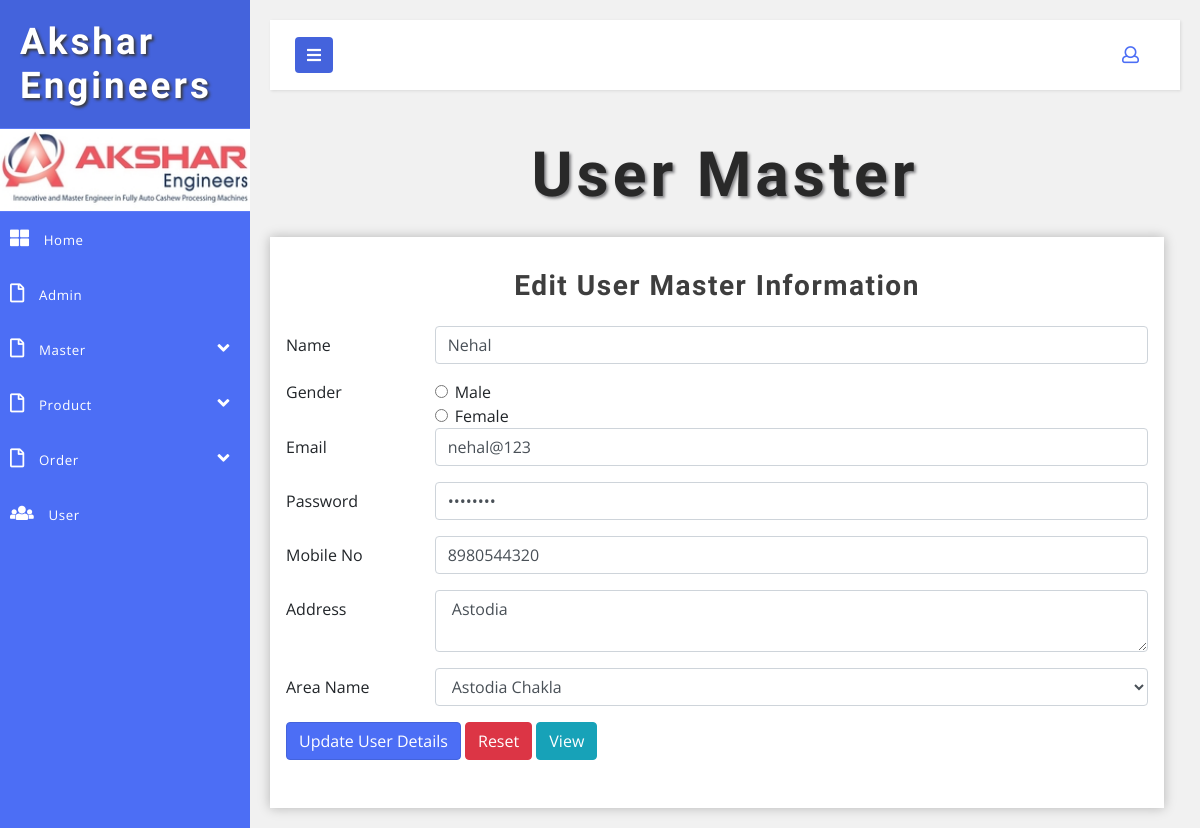
Screenshot of /admin/edit-usermaster.php?editid=1 with the database file from the repository.
### tables this page shows
CREATE TABLE IF NOT EXISTS `tbl_usermaster` (
  `user_id` int(11) NOT NULL,
  `user_name` varchar(30) NOT NULL,
  `user_gender` varchar(10) NOT NULL,
  `user_email` varchar(30) NOT NULL,
  `user_password` varchar(10) NOT NULL,
  `user_mobile` bigint(20) NOT NULL,
  `user_address` varchar(50) NOT NULL,
  `area_id` int(11) NOT NULL
);

### admin/edit-usermaster.php (the view, shortened to what this page needs)
<?php
require './class/atclass.php';
$editid = $_GET['editid'];
$q = mysqli_query($connection, "select * from tbl_usermaster where user_id='{$editid}'") or die(mysqli_error($connection));
$qrow = mysqli_fetch_array($q);
?>
<!DOCTYPE html>
<html lang="en">
    <head>
        <link href="css/bootstrap.css" rel="stylesheet" type="text/css" media="all" />
        <link href="css/style.css" rel="stylesheet" type="text/css" media="all" />
        <link rel="stylesheet" href="css/style4.css">
        <link href="css/fontawesome-all.css" rel="stylesheet">
    </head>
    <body>
        <div class="wrapper">
<?php
include './themepart/sidebar.php';
?>
            <div id="content">
<?php
include './themepart/menubar.php';
?>
                <h2 class="main-title-w3layouts mb-2 text-center"> User Master </h2>
                <section class="forms-section">
                    <div class="container-fluid">
                        <div class="row">
                            <div class="outer-w3-agile col-xl mt-3 mr-xl-3">
                                <h4 class="tittle-w3-agileits mb-4"> Edit User Master Information </h4>
                                <form   method="post" enctype="multipart/form-data">
                                    <div class="form-group row">
                                        <label for="inputPassword3" class="col-sm-2 col-form-label"> Name </label>
                                        <div class="col-sm-10">
                                            <input type="text" class="form-control" id="inputPassword3" name="user_name" value="<?php echo $qrow['user_name'] ?>" placeholder="Enter User Name" required="">
                                        </div>
                                    </div>
                                    <div class="row">
                                        <label class="col-form-label col-sm-2 pt-0"> Gender </label>
                                        <div class="col-sm-10">
                                            <div class="form-check">
                                                <input class="form-check-input"  value="<?php if($qrow['user_gender']=='male') { echo "Selected "; }  ?>"  type="radio" name="user_gender" value="Male">
                                                <label class="form-check-label"  value="<?php echo $qrow['user_gender'] ?>">
                                                    Male
                                                </label>
                                            </div>
                                            <div class="form-check">
                                                <input class="form-check-input" value="<?php if($qrow['user_gender']=='Male') { echo "checked"; }  ?>" type="radio" name="user_gender" >
                                                <label class="form-check-label" value="<?php if($qrow['user_gender']=='Female') { echo "checked "; }  ?>"  name="user_gender"  >
                                                    Female
                                                </label>
                                            </div>
                                        </div>
                                    </div>
                                        <div class="form-group row">
                                            <label for="inputEmail3" class="col-sm-2 col-form-label"> Email</label>
                                            <div class="col-sm-10">
                                                <input type="email" class="form-control" name="user_email" value="<?php echo $qrow['user_email'] ?>" id="inputEmail3" placeholder="Enter Email Id" required="">
                                            </div>
                                        </div>
                                        <div class="form-group row">
                                            <label for="inputPassword3" class="col-sm-2 col-form-label"> Password </label>
                                            <div class="col-sm-10">
                                                <input type="password" class="form-control" name="user_password" value="<?php echo $qrow['user_password'] ?>" id="inputPassword3" placeholder="Enter Password" required="">
                                            </div>
                                        </div>
                                        <div class="form-group row">
                                            <label for="inputPassword3" class="col-sm-2 col-form-label">  Mobile No </label>
                                            <div class="col-sm-10">
                                                <input type="number" class="form-control" id="inputPassword3" name="user_mobile" value="<?php echo $qrow['user_mobile'] ?>" placeholder="Enter User Mobile No" required="">
                                            </div>
                                        </div>
                                        <div class="form-group row">
                                            <label for="inputEmail3" class="col-sm-2 col-form-label">  Address </label>
                                            <div class="col-sm-10">
                                                <textarea class="form-control" name="user_address"  placeholder="Enter User Address" required=""> <?php echo $qrow['user_address'] ?> </textarea>
                                            </div>
                                        </div>
                                        <div class="form-group row">
                                        <label for="inputPassword3" class="col-sm-2 col-form-label"> Area Name </label>
                                        <div class="col-sm-10">
                                            <?php
                                                $drpq = mysqli_query($connection, "select * from tbl_area") or die(mysqli_error($connection));
                                                echo "<select name='area_id' class='form-control'>";
                                                 while($drdata = mysqli_fetch_array($drpq))
                                                 {
                                                     echo "<option value='{$drdata['area_id']}'>{$drdata['area_name']}</option>";
                                                 }
                                                echo "</select>";
                                            ?>
                                        </div>
                                        </div>
                                    <div class="form-group row">
                                        <div class="col-sm-10">
                                            <button type="submit" class="btn btn-primary"> Update User Details </button>
                                            <button type="reset" class="btn btn-danger"> Reset</button>
                                            <button type="button" onclick="window.location='display-usermaster.php'" class="btn btn-info"> View </button>
                                        </div>
                                    </div>
                                </form>
                            </div>
                        </div>
                    </div>
                </section>
            </div>
        </div>
    </body>
</html>

### admin/css/style.css (style rules this page uses)
html, body { margin: 0; font-size: 100%; font-family: 'Open Sans', sans-serif; background: #fff; }
input[type="button"], button[type="submit"] { transition: 0.5s all; -webkit-transition: 0.5s all; -moz-transition: 0.5s all; -o-transition: 0.5s all; -ms-transition: 0.5s all; }
h1, h2, h3, h4, h5, h6 { margin: 0; font-family: 'Poiret One', cursive; font-weight: 700; }
label { margin: 0; }
.outer-w3-agile { padding: 2em 1em; -webkit-box-shadow: 0px 0px 11px 0px rgba(0, 0, 0, 0.25); -moz-box-shadow: 0px 0px 11px 0px rgba(0, 0, 0, 0.25); box-shadow: 0px 0px 11px 0px rgba(0, 0, 0, 0.25); background: #fff; }
h2.main-title-w3layouts { font-size: 3.9em; letter-spacing: 4px; color: #292929; text-shadow: 2px 2px 3px #838386; text-transform: capitalize; }
h4.tittle-w3-agileits { font-size: 2em; letter-spacing: 1.5px; font-weight: 600; color: #3e3e3e; text-align: center; }
.btn-primary { color: #fff; background-color: #4c6ef5; border-color: #4463dc; }
@media (max-width:1280px) { h4.tittle-w3-agileits { font-size: 1.75em; } }

### admin/css/style4.css (style rules this page uses)
body { font-family: 'Open Sans', sans-serif; background: #f1f1f1; }
.wrapper { display: flex; align-items: stretch; }
#content { padding: 20px; min-height: 100vh; transition: all 0.3s; overflow: hidden; width: 100%; }

### rows the page displays
tbl_usermaster: user_name "Nehal", user_email "nehal@123", user_mobile "8980544320", user_address "Astodia"

### other values shown
form field area_id "Astodia Chakla"
